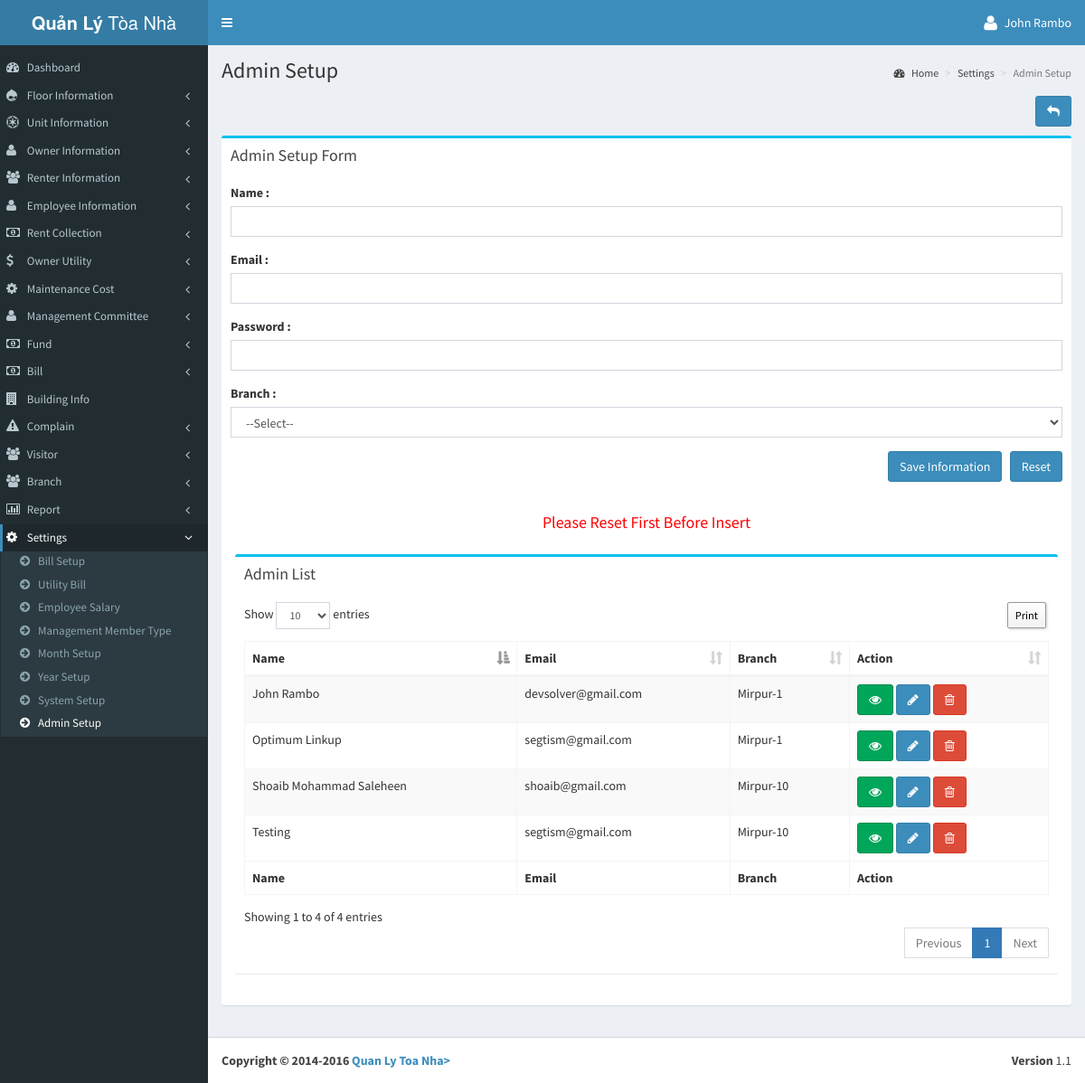
Screenshot of /configuration/admin.php (signed in) with the database file from the repository.
### tables this page shows
CREATE TABLE IF NOT EXISTS `tbl_add_admin` (
  `aid` int(11) NOT NULL AUTO_INCREMENT,
  `name` varchar(200) NOT NULL,
  `email` varchar(200) NOT NULL,
  `password` varchar(200) NOT NULL,
  `branch_id` int(11) NOT NULL,
  `added_date` timestamp NOT NULL DEFAULT CURRENT_TIMESTAMP,
  PRIMARY KEY (`aid`)
);

CREATE TABLE IF NOT EXISTS `tblbranch` (
  `branch_id` int(11) NOT NULL AUTO_INCREMENT,
  `branch_name` varchar(100) NOT NULL,
  `b_email` varchar(50) NOT NULL,
  `b_contact_no` int(15) NOT NULL,
  `b_address` varchar(100) NOT NULL,
  `b_status` varchar(50) NOT NULL DEFAULT '1',
  `created_date` timestamp NOT NULL DEFAULT CURRENT_TIMESTAMP,
  PRIMARY KEY (`branch_id`)
);

### configuration/admin.php (the view, shortened to what this page needs)
<?php
include('../header.php');
	$name ='';
	$email = '';
	$password = '';
	$button_text = "Save Information";
	$form_url = WEB_URL . "setting/admin.php";
?>
<section class="content-header">
  <h1> Admin Setup </h1>
  <ol class="breadcrumb">
    <li><a href="<?php echo WEB_URL?>dashboard.php"><i class="fa fa-dashboard"></i> Home</a></li>
    <li class="active"><a href="<?php echo WEB_URL?>setting/setting.php">Settings</a></li>
    <li class="active">Admin Setup</li>
  </ol>
</section>
<section class="content">
<div class="row">
  <div class="col-md-12">
    <div align="right" style="margin-bottom:1%;"> <a class="btn btn-primary" title="" data-toggle="tooltip" href="<?php echo WEB_URL; ?>setting/setting.php" data-original-title="Back"><i class="fa fa-reply"></i></a> </div>
    <div class="box box-info">
      <div class="box-header">
        <h3 class="box-title">Admin Setup Form</h3>
      </div>
      <form onSubmit="return validateMe();" action="<?php echo $form_url; ?>" method="post" enctype="multipart/form-data">
        <div class="box-body">
          <div class="form-group">
            <label for="txtAdminName">Name :</label>
            <input type="text" name="txtAdminName" id="txtAdminName" value="<?php echo $name; ?>" class="form-control" />
          </div>
          <div class="form-group">
            <label for="txtAdminEmail">Email :</label>
            <input type="text" name="txtAdminEmail" id="txtAdminEmail" value="<?php echo $email; ?>" class="form-control" />
          </div>
          <div class="form-group">
            <label for="txtAdminPassword">Password :</label>
            <input type="password" name="txtAdminPassword" value="<?php echo $password; ?>" id="txtAdminPassword" class="form-control" />
          </div>
          <div class="form-group">
            <label for="ddlBranch">Branch :</label>
            <select name="ddlBranch" id="ddlBranch" class="form-control">
              <option value="">--Select--</option>
            </select>
          </div>
          <div class="form-group pull-right">
            <input type="submit" name="submit" class="btn btn-primary" value="<?php echo $button_text; ?>"/>
            <input type="reset" onClick="javascript:window.location.href='<?php echo WEB_URL; ?>setting/admin.php';" name="btnReset" id="btnReset" value="Reset" class="btn btn-primary"/>
          </div>
        </div>
      </form>
      <h4 style="text-align:center; color:red;">Please Reset First Before Insert</h4>
      <section class="content">
      <div class="row">
        <div class="col-xs-12">
          <div class="box box-info">
            <div class="box-header">
              <h3 class="box-title">Admin List</h3>
            </div>
            <div class="box-body">
              <table class="table sakotable table-bordered table-striped dt-responsive">
                <thead>
                  <tr>
                    <th>Name</th>
                    <th>Email</th>
                    <th>Branch</th>
                    <th>Action</th>
                  </tr>
                </thead>
                <tbody>
                  <?php
				$result = mysql_query("SELECT *,a.added_date as p_addted_date,b.branch_name from tbl_add_admin a inner join tblbranch b on b.branch_id = a.branch_id order by a.aid DESC",$link);
				while($row = mysql_fetch_array($result)){
                 	$date = date( 'd/m/Y H:i:s', $phpdate ); ?>
                  <tr>
                    <td><?php echo $row['name']; ?></td>
                    <td><?php echo $row['email']; ?></td>
                    <td><?php echo $row['branch_name']; ?></td>
                    <td><a class="btn btn-success" data-toggle="tooltip" href="javascript:;" onclick="$('#employee_view_<?php echo $row['aid']; ?>').modal('show');" data-original-title="View"><i class="fa fa-eye"></i></a> <a class="btn btn-primary" data-toggle="tooltip" href="<?php echo WEB_URL;?>configuration/admin.php?spid=<?php echo $row['aid']; ?>" data-original-title="Edit"><i class="fa fa-pencil"></i></a> <a class="btn btn-danger" data-toggle="tooltip" onclick="deleteAdmin(<?php echo $row['aid']; ?>);" href="javascript:;" data-original-title="Delete"><i class="fa fa-trash-o"></i></a>
                      </td>
                  </tr>
                  <?php } mysql_close($link); ?>
                </tbody>
                <tfoot>
                  <tr>
                    <th>Name</th>
                    <th>Email</th>
                    <th>Branch</th>
                    <th>Action</th>
                  </tr>
                </tfoot>
              </table>
            </div>
          </div>
        </div>
      </div>
    </div>
  </div>
</div>
<?php include('../footer.php'); ?>

### rows the page displays
tbl_add_admin: name "Testing", email "segtism@gmail.com", branch.branch_name "Mirpur-10"
tbl_add_admin: name "Optimum Linkup", email "segtism@gmail.com", branch.branch_name "Mirpur-1"
tbl_add_admin: name "Shoaib Mohammad Saleheen", email "shoaib@gmail.com", branch.branch_name "Mirpur-10"
tbl_add_admin: name "John Rambo", email "devsolver@gmail.com", branch.branch_name "Mirpur-1"

### other values shown
$_SESSION['objLogin']['name'] "John Rambo"
$_data['menu_dashboard'] "Dashboard"
$_data['menu_floor'] "Floor Information"
$_data['menu_unit_information'] "Unit Information"
$_data['menu_owner_information'] "Owner Information"
$_data['menu_renter_information'] "Renter Information"
$_data['menu_employee_information'] "Employee Information"
$_data['menu_rent_collection'] "Rent Collection"
$_data['menu_owner_utility'] "Owner Utility"
$_data['menu_maintenance_cost'] "Maintenance Cost"
$_data['menu_management_committee'] "Management Committee"
$_data['menu_fund'] "Fund"
$_data['menu_bill'] "Bill"
$_data['menu_building_info'] "Building Info"
$_data['menu_complain'] "Complain"
